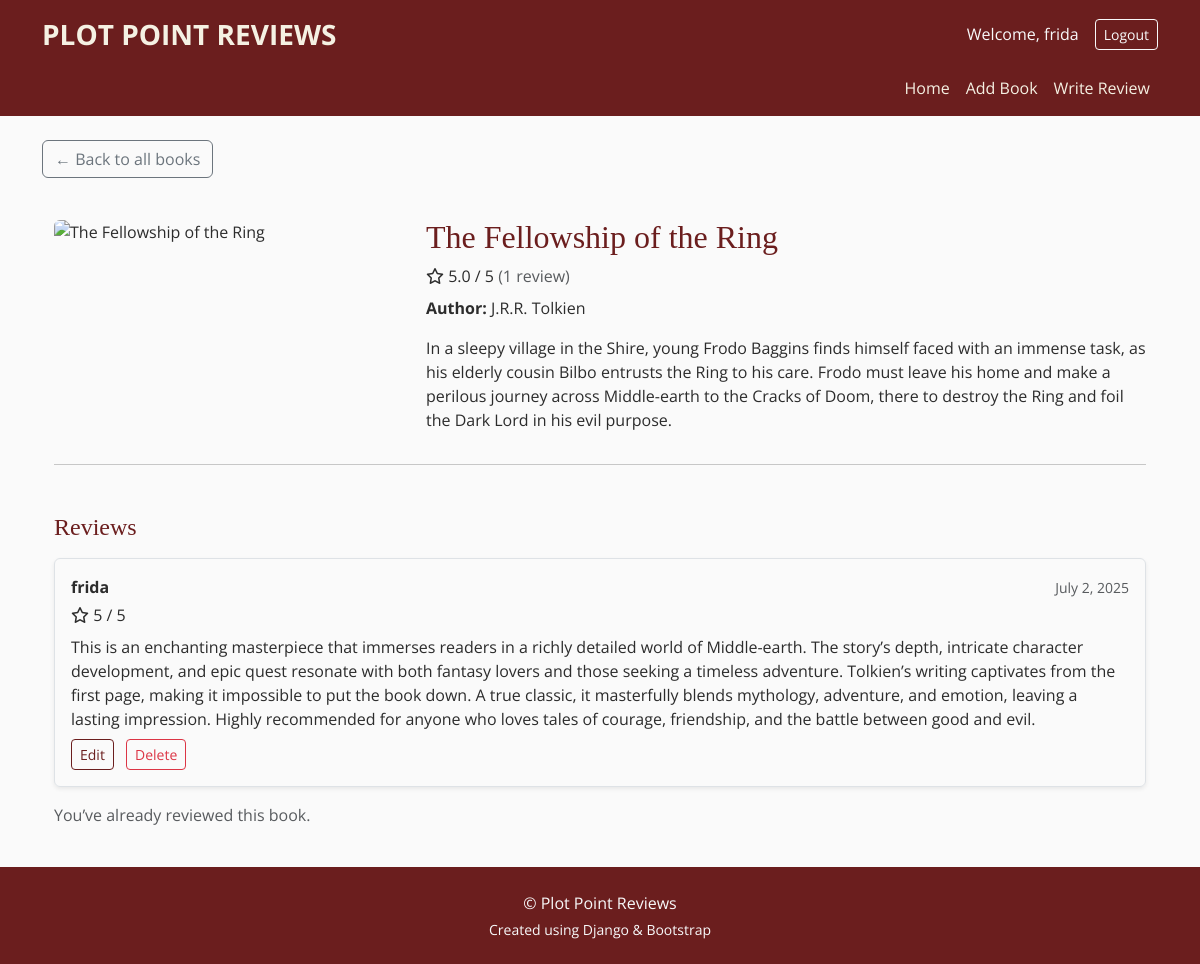
Screenshot of /book/1/ (signed in) with the database file from the repository.
### books/models.py (models this page shows, shortened)
class Book(models.Model):
    title = models.CharField(max_length=255)
    author = models.CharField(max_length=255)
    cover = CloudinaryField('image')
    description = models.TextField(default='No description yet')
    @property
    def average_rating(self):
        reviews = self.reviews.all()
        if reviews.exists():
            return round(sum([r.rating for r in reviews]) / reviews.count(), 1)
        return None
    @property
    def review_count(self):
        return self.reviews.count()

class Review(models.Model):
    book = models.ForeignKey(Book, on_delete=models.CASCADE, related_name='reviews')
    user = models.ForeignKey(User, on_delete=models.CASCADE, related_name='reviews')
    rating = models.PositiveSmallIntegerField()
    content = models.TextField()
    created_at = models.DateTimeField(auto_now_add=True)

### books/views.py (the view)
# urls.py: path('book/<int:pk>/', views.book_detail, name='book_detail'),
def book_detail(request, pk):
    book = get_object_or_404(Book, pk=pk)
    reviews = Review.objects.filter(book=book).order_by('-created_at')
    user_review = None
    if request.user.is_authenticated:
        user_review = Review.objects.filter(book=book, user=request.user).first()
        if request.method == 'POST' and not user_review:
            form = ReviewForm(request.POST)
            if form.is_valid():
                review = form.save(commit=False)
                review.book = book
                review.user = request.user
                review.save()
                messages.success(request, 'Thank you for your review!')
                return redirect('book_detail', pk=book.pk)
        else:
            form = ReviewForm()
    else:
        form = None
    return render(request, 'books/book_detail.html', {
        'book': book,
        'reviews': reviews,
        'form': form,
        'user_review': user_review
    })

### books/templates/books/book_detail.html (shortened to what this page needs)
{% extends 'base.html' %}
{% load static %}
{% block content %}
<a href="{% url 'book_list' %}" class="btn btn-outline-secondary mb-3">
  ← Back to all books
</a>
<div class="container mt-4">
  <div class="row">
    <div class="col-md-4">
      {% if book.cover %}
        <img src="{{ book.cover.url }}" class="img-fluid rounded" alt="{{ book.title }}">
      {% endif %}
    </div>
    <div class="col-md-8">
    <h2>{{ book.title }}</h2>
    {% if book.average_rating %}
        <p class="mb-2">
        <i class="fa-regular fa-star"></i>
        {{ book.average_rating }} / 5
        <span class="text-muted">({{ book.review_count }} review{{ book.review_count|pluralize }})</span>
        </p>
    {% else %}
        <p class="text-muted">No reviews yet</p>
    {% endif %}
      <p><strong>Author:</strong> {{ book.author }}</p>
      <p>{{ book.description }}</p>
    </div>
  </div>
  <hr>
<h4 class="mt-5 mb-3">Reviews</h4>
{% if book.reviews.exists %}
  {% for review in book.reviews.all %}
    <div class="border rounded p-3 mb-3 shadow-sm">
      <div class="d-flex justify-content-between align-items-center mb-1">
        <strong>{{ review.user.username }}</strong>
        <small class="text-muted">{{ review.created_at|date:"F j, Y" }}</small>
      </div>
      <div class="mb-2">
        <i class="fa-regular fa-star"></i>
        {{ review.rating }} / 5
      </div>
      <p class="mb-0">{{ review.content }}</p>
      {% if review.user == user %}
        <div class="mt-2">
          <a href="{% url 'edit_review' review.pk %}" class="btn btn-sm btn-outline-primary me-2">Edit</a>
          <a href="{% url 'delete_review' review.pk %}" class="btn btn-sm btn-outline-danger">Delete</a>
        </div>
      {% endif %}
    </div>
  {% endfor %}
{% else %}
  <p class="text-muted">No reviews yet for this book.</p>
{% endif %}
{% if user.is_authenticated %}
  {% if user_review %}
    <p class="text-muted">You’ve already reviewed this book.</p>
  {% endif %}
{% else %}
  <p class="mt-3">Log in to write a review.</p>
{% endif %}
</div>
{% endblock %}

### templates/base.html (shortened to what this page needs)
<!DOCTYPE html>
<html lang="en">
<head>
    {% load static %}
    <link href="https://cdn.jsdelivr.net/npm/bootstrap@5.3.3/dist/css/bootstrap.min.css" rel="stylesheet">
    <link rel="stylesheet" href="{% static 'css/style.css' %}">
</head>
<body>
    <header>
<nav class="navbar navbar-expand-lg navbar-dark">
  <div class="container flex-column align-items-end">
    <div class="w-100 d-flex justify-content-between align-items-center">
      <a class="navbar-brand fs-3 text-uppercase fw-bold" href="/">Plot Point Reviews</a>
<div class="d-flex align-items-center">
  {% if user.is_authenticated %}
    <span class="text-light me-3">Welcome, {{ user.username }}</span>
    <form method="post" action="{% url 'logout' %}">
      <button type="submit" class="btn btn-sm btn-outline-light">Logout</button>
    </form>
  {% else %}
    <a class="btn btn-sm btn-outline-light me-2" href="{% url 'login' %}">Login</a>
    <a class="btn btn-sm btn-outline-light" href="{% url 'signup' %}">Register</a>
  {% endif %}
</div>
    </div>
    <div class="collapse navbar-collapse justify-content-end mt-2 w-100" id="navbarSubmenu">
      <ul class="navbar-nav">
        <li class="nav-item">
          <a class="nav-link text-light" href="/">Home</a>
        </li>
        <li class="nav-item">
        {% if user.is_authenticated %}
            <a class="nav-link text-light" href="{% url 'add_book' %}">Add Book</a>
        {% else %}
            <a class="nav-link text-light" href="{% url 'login' %}?next={% url 'add_book' %}">Add Book</a>
        {% endif %}
        </li>
        <li class="nav-item">
        {% if user.is_authenticated %}
            <a class="nav-link text-light" href="{% url 'add_review' %}">Write Review</a>
        {% else %}
            <a class="nav-link text-light" href="{% url 'login' %}?next={% url 'add_review' %}" class="text-warning">Write Review</a>
        {% endif %}
        </li>
      </ul>
    </div>
  </div>
</nav>
</header>
    <main class="container mt-4">
        {% block content %}{% endblock %}
    </main>
    <footer class="mt-4 py-4 text-center text-light">
  <div class="container">
    <p class="mb-1">&copy; Plot Point Reviews</p>
    <p class="small mb-0">Created using Django & Bootstrap</p>
  </div>
</footer>
</body>
</html>

### static/css/style.css (style rules this page uses)
html, body { height: 100%; display: flex; flex-direction: column; font-family: 'Open Sans', sans-serif; background-color: #FAFAFA; color: #2C2C2C; margin: 0; padding: 0; }
main { flex: 1; }
h1, h2, h3, h4, h5, h6, .card-title { font-family: 'Playfair Display', serif; color: #6B1E1E; }
.btn-outline-primary { border-color: #6B1E1E; color: #6B1E1E; }
.navbar { background-color: #6B1E1E; }
.navbar .nav-link, .navbar-brand { color: #F5F1E3 !important; }
footer { background-color: #6B1E1E; color: #F5F1E3; font-family: 'Open Sans', sans-serif; }

### rows the page displays
Book: title "The Fellowship of the Ring", average_rating "5.0", review_count "1", author "J.R.R. Tolkien", description "In a sleepy village in the Shire, young Frodo Baggins finds himself faced with an immense task, as his elderly cousin Bilbo entrusts the Ring to his care. Frodo must leave his home and make a perilous journey across Middle-earth to the Cracks of Doom, there to destroy the Ring and foil the Dark Lord in his evil purpose."
Review: user.username "frida", created_at "July 2, 2025", rating "5", content "This is an enchanting masterpiece that immerses readers in a richly detailed world of Middle-earth. The story’s depth, intricate character development, and epic quest resonate with both fantasy lovers and those seeking a timeless adventure. Tolkien’s writing captivates from the first page, making it impossible to put the book down. A true classic, it masterfully blends mythology, adventure, and emotion, leaving a lasting impression. Highly recommended for anyone who loves tales of courage, friendship, and the battle between good and evil.", shows "Edit"

### other values shown
{{ user.username }} "frida"
